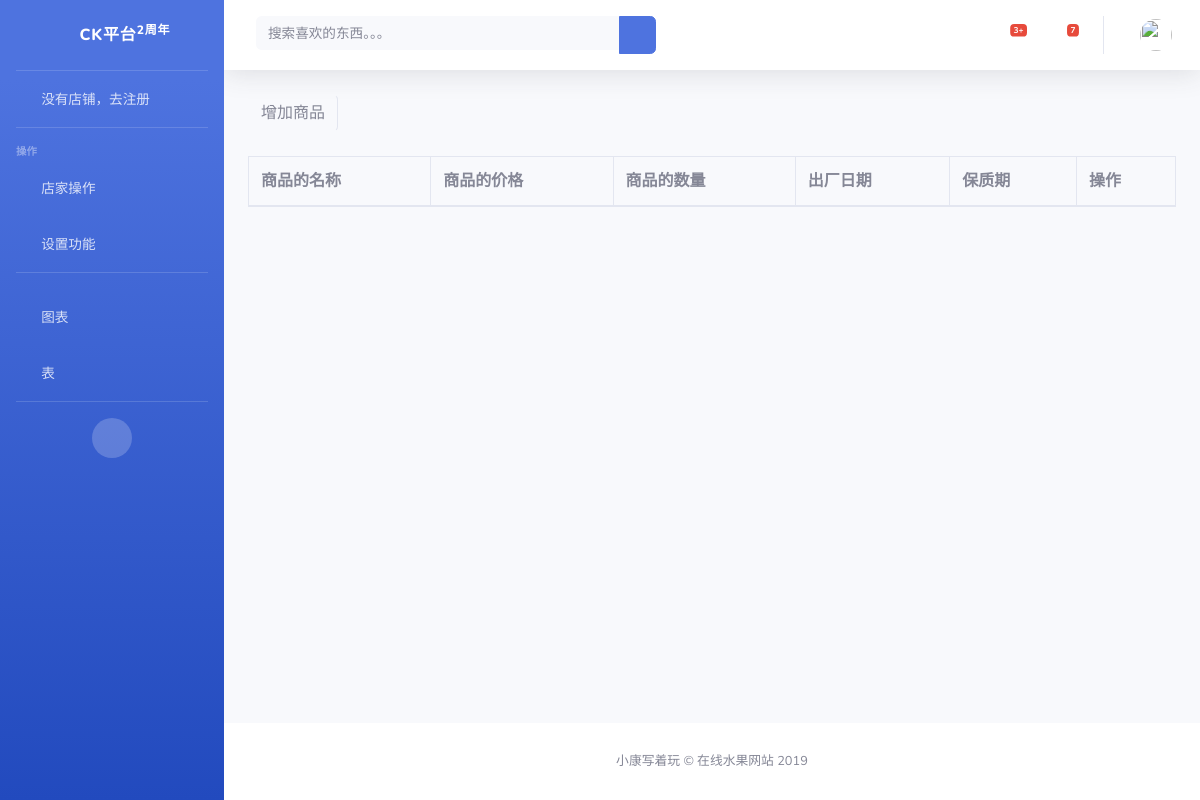
The page /Store/list_goods/ on the database as committed earlier.
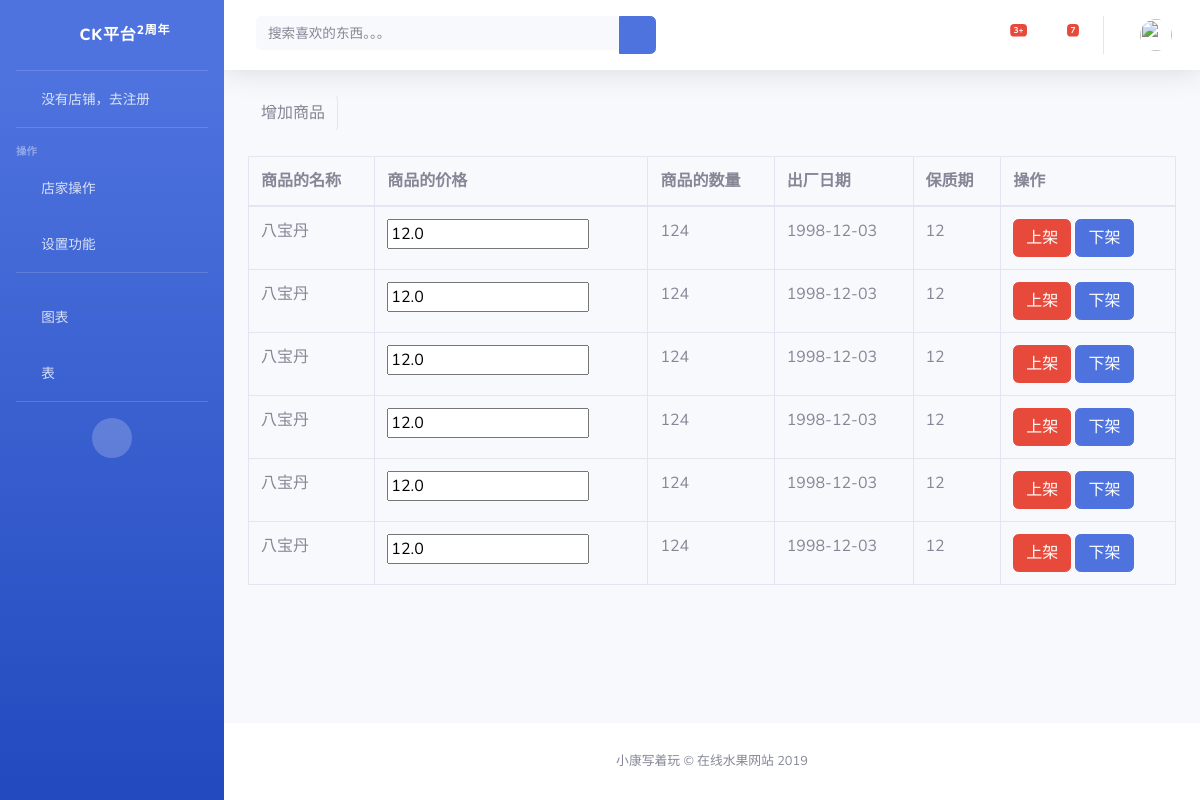
The same page on the database as committed later.
### Store/models.py (models this page shows)
class Goods(models.Model):
    goods_name = models.CharField(max_length=32,verbose_name="商品名称")
    goods_price = models.FloatField(verbose_name="商品价格")
    goods_image = models.ImageField(upload_to="store/images", verbose_name="商品图片")
    goods_number = models.IntegerField(verbose_name="商品数量库存")
    goods_description = models.TextField(verbose_name="商品描述")
    goods_date = models.DateField(verbose_name="出厂日期")
    goods_safeDate = models.IntegerField(verbose_name="保质期")
    store_id = models.ManyToManyField(to=Store,verbose_name="商品店铺")

### Store/views.py (the view)
# urls.py: path('list_goods/',list_goods),#店铺的商品管理页
def list_goods(request):
    good_list = Goods.objects.all()#查询所有的商品
    return render(request,'store/list_goods.html',locals())

### Store/templates/store/list_goods.html (shortened to what this page needs)
{% extends 'store/blank.html' %}
{% block lable %}
    <a class="btn border-right" href="/Store/good_Goods/">增加商品</a>
{% endblock %}
{% block content %}
    <table class="table table-bordered">
        <thead>
               <tr>
                   <th>商品的名称</th>
                   <th>商品的价格</th>
                   <th>商品的数量</th>
                   <th>出厂日期</th>
                   <th>保质期</th>
                   <th>操作</th>
               </tr>
        </thead>
        <tbody>
               {% for goods in good_list %}
                   <tr>
                       <td>{{ goods.goods_name }}</td>
                       <td>
                           <input type="text" value="{{ goods.goods_price }}">
                       </td>
                       <td>{{ goods.goods_number }}</td>
                       <td>{{ goods.goods_date |date:'Y-m-d'}}</td>
                       <td>{{ goods.goods_safeDate }}</td>
                       <td>
                           <a  class="btn btn-danger" href="#">上架</a>
                           <a  class="btn btn-primary" href="#">下架</a>
                       </td>
                   </tr>
               {% endfor %}
        </tbody>
    </table>
{% endblock %}

### Store/templates/store/blank.html (shortened to what this page needs)
<!DOCTYPE html>
<html lang="en">
<head>
  <link href="/static/store/vendor/fontawesome-free/css/all.min.css" rel="stylesheet" type="text/css">
  <link href="/static/store/css/sb-admin-2.min.css" rel="stylesheet">
</head>
<body id="page-top">
  <div id="wrapper">
    <ul class="navbar-nav bg-gradient-primary sidebar sidebar-dark accordion" id="accordionSidebar">
      <a class="sidebar-brand d-flex align-items-center justify-content-center" href="index.html">
        <div class="sidebar-brand-icon rotate-n-15">
          <i class="fas fa-laugh-wink"></i>
        </div>
        <div class="sidebar-brand-text mx-3">ck平台<sup>2周年</sup></div>
      </a>
      <hr class="sidebar-divider my-0">
      <li class="nav-item">
          {% if is_store %}
        <a class="nav-link" href="/Store/regs/">
          <i class="fas fa-fw fa-tachometer-alt"></i>
          <span>进入店铺管理</span></a>
          {% else %}
         <a class="nav-link" href="/Store/regs/">
          <i class="fas fa-fw fa-tachometer-alt"></i>
          <span>没有店铺，去注册</span></a>
          {% endif %}
      </li>
      <hr class="sidebar-divider">
      <div class="sidebar-heading">
       操作
      </div>
      <li class="nav-item">
        <a class="nav-link collapsed" href="#" data-toggle="collapse" data-target="#collapseTwo" aria-expanded="true" aria-controls="collapseTwo">
          <i class="fas fa-fw fa-cog"></i>
          <span>店家操作</span>
        </a>
      </li>
      <li class="nav-item">
        <a class="nav-link collapsed" href="#" data-toggle="collapse" data-target="#collapseUtilities" aria-expanded="true" aria-controls="collapseUtilities">
          <i class="fas fa-fw fa-wrench"></i>
          <span>设置功能</span>
        </a>
      </li>
      <hr class="sidebar-divider">
      <li class="nav-item">
        <a class="nav-link" href="charts.html">
          <i class="fas fa-fw fa-chart-area"></i>
          <span>图表</span></a>
      </li>
      <li class="nav-item">
        <a class="nav-link" href="tables.html">
          <i class="fas fa-fw fa-table"></i>
          <span>表</span></a>
      </li>
      <hr class="sidebar-divider d-none d-md-block">
      <div class="text-center d-none d-md-inline">
        <button class="rounded-circle border-0" id="sidebarToggle"></button>
      </div>
    </ul>
    <div id="content-wrapper" class="d-flex flex-column">
      <div id="content">
        <nav class="navbar navbar-expand navbar-light bg-white topbar mb-4 static-top shadow">
          <form class="d-none d-sm-inline-block form-inline mr-auto ml-md-3 my-2 my-md-0 mw-100 navbar-search">
            <div class="input-group">
              <input type="text" class="form-control bg-light border-0 small" placeholder="搜索喜欢的东西。。。" aria-label="Search" aria-describedby="basic-addon2">
              <div class="input-group-append">
                <button class="btn btn-primary" type="button">
                  <i class="fas fa-search fa-sm"></i>
                </button>
              </div>
            </div>
          </form>
          <ul class="navbar-nav ml-auto">
            <li class="nav-item dropdown no-arrow mx-1">
              <a class="nav-link dropdown-toggle" href="#" id="alertsDropdown" role="button" data-toggle="dropdown" aria-haspopup="true" aria-expanded="false">
                <i class="fas fa-bell fa-fw"></i>
                <span class="badge badge-danger badge-counter">3+</span>
              </a>
            </li>
            <li class="nav-item dropdown no-arrow mx-1">
              <a class="nav-link dropdown-toggle" href="#" id="messagesDropdown" role="button" data-toggle="dropdown" aria-haspopup="true" aria-expanded="false">
                <i class="fas fa-envelope fa-fw"></i>
                <span class="badge badge-danger badge-counter">7</span>
              </a>
            </li>
            <li class="nav-item dropdown no-arrow">
              <a class="nav-link dropdown-toggle" href="#" id="userDropdown" role="button" data-toggle="dropdown" aria-haspopup="true" aria-expanded="false">
                <img class="img-profile rounded-circle" src="https://source.unsplash.com/QAB-WJcbgJk/60x60">
              </a>
            </li>
          </ul>
        </nav>
        <div class="container-fluid">
          <h1 class="h3 mb-4 text-gray-800">
              {% block lable %}
              {% endblock %}
          </h1>
            {% block content %}
            {% endblock %}
        </div>
      </div>
      <footer class="sticky-footer bg-white">
        <div class="container my-auto">
          <div class="copyright text-center my-auto">
            <span>小康写着玩 &copy; 在线水果网站 2019</span>
          </div>
        </div>
      </footer>
    </div>
  </div>
</body>
</html>

Rows that differ between the two databases and show on the page:
added Goods: goods_name "八宝丹", goods_price "12.0", goods_number "124", goods_date "1998-12-03", goods_safeDate "12"
added Goods: goods_name "八宝丹", goods_price "12.0", goods_number "124", goods_date "1998-12-03", goods_safeDate "12"
added Goods: goods_name "八宝丹", goods_price "12.0", goods_number "124", goods_date "1998-12-03", goods_safeDate "12"
added Goods: goods_name "八宝丹", goods_price "12.0", goods_number "124", goods_date "1998-12-03", goods_safeDate "12"
added Goods: goods_name "八宝丹", goods_price "12.0", goods_number "124", goods_date "1998-12-03", goods_safeDate "12"
added Goods: goods_name "八宝丹", goods_price "12.0", goods_number "124", goods_date "1998-12-03", goods_safeDate "12"
